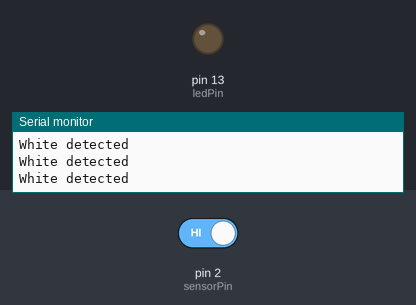
The sketch below on a simulated Arduino Uno, built with avr-gcc and run on an emulated ATmega328P. Shown: output pins drawn as LEDs (lit = HIGH), the last lines printed to the serial monitor. The inputs (shaded band) are chosen by the test bench; at power-on: pin 2 (sensorPin) HIGH.

Above: at 1.2 s.
1.3 s: pin 2 (sensorPin) driven LOW
At 1.6 s:
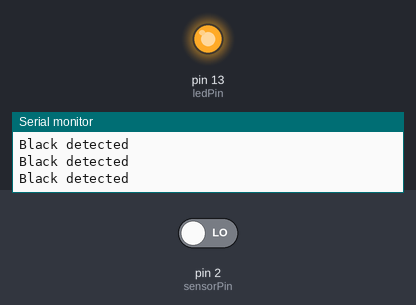
2.8 s: pin 2 (sensorPin) driven HIGH
At 4.1 s:
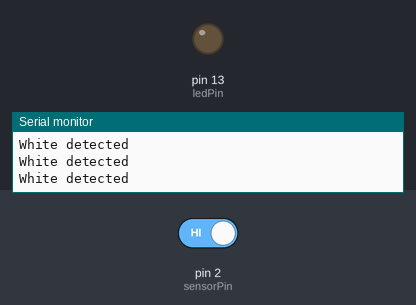
Timing chart, 0 to 5.8 s (numbered marks = the images above; inputs shaded):
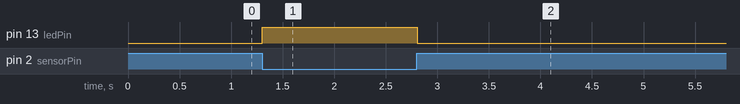

The sketch:

Line.ino
```cpp
// Pin definitions
const int sensorPin = 2;    // KY-033 sensor digital output pin
const int ledPin = 13;      // On-board LED for indicating sensor output

void setup() {
  // Set sensorPin as input and ledPin as output
  pinMode(sensorPin, INPUT);
  pinMode(ledPin, OUTPUT);

  // Initialize serial communication for debugging
  Serial.begin(9600);
}

void loop() {
  // Read the sensor value (HIGH or LOW)
  int sensorValue = digitalRead(sensorPin);

  // If the sensor detects black (reflection is low), turn on the LED
  if (sensorValue == LOW) {
    digitalWrite(ledPin, HIGH);  // Turn on LED
    Serial.println("Black detected");
  } else {
    digitalWrite(ledPin, LOW);   // Turn off LED
    Serial.println("White detected");
  }

  delay(100);  // Small delay for stability
}
```

Measured:
- after the input at 1.3 s, pin 13 (ledPin): LOW → HIGH at once
- after the input at 2.8 s, pin 13 (ledPin): HIGH → LOW at once
